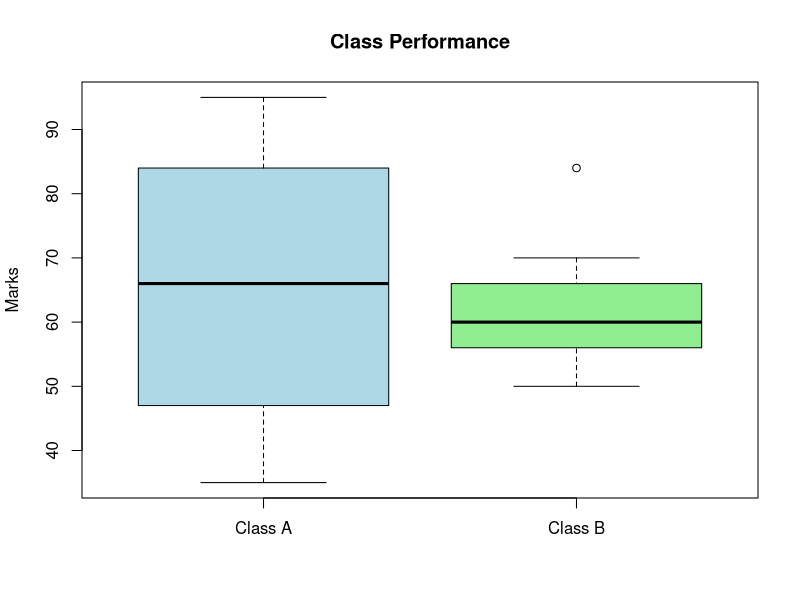

Source code (R):
A <- c(76,35,47,64,95,66,89,36,84)
B <- c(51,56,84,60,59,70,63,66,50)

# Mean
mean(A)
mean(B)

# Median
median(A)
median(B)

# Range
diff(range(A))
diff(range(B))

# Boxplot
boxplot(A, B, names = c("Class A", "Class B"),
        main = "Class Performance",
        ylab = "Marks", col = c("lightblue", "lightgreen"))
